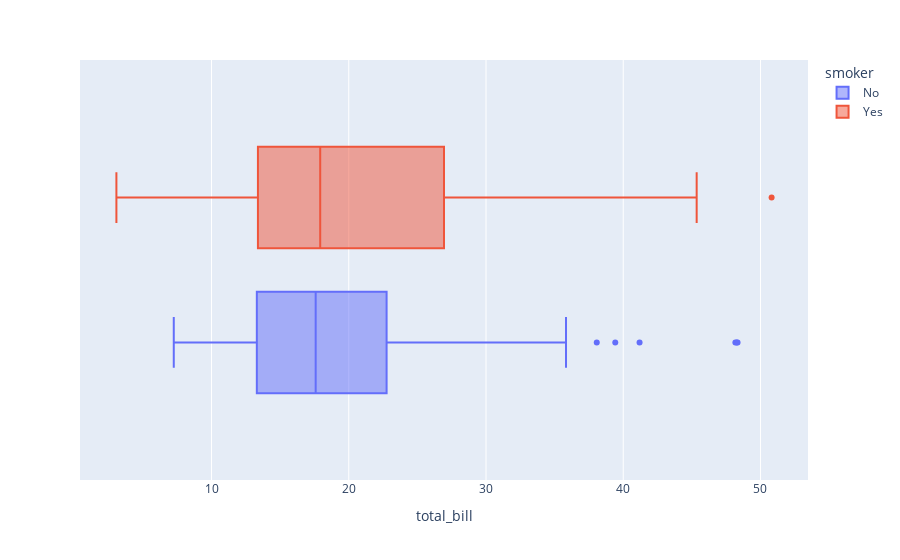

Notebook source saved alongside this figure:
### Code cell
px.box(tips, 'total_bill', color='smoker')

### Figure 1 — Plotly figure (JSON) as saved in the notebook; plotly's stock layout.template omitted (floating-point values rounded to 4 significant figures; data arrays with more than 128 entries replaced by an {"elided": "..."} marker saying what was removed)
{"data": [{"alignmentgroup": "True", "hovertemplate": "smoker=No<br>total_bill=%{x}<extra></extra>", "legendgroup": "No", "marker": {"color": "#636efa"}, "name": "No", "notched": false, "offsetgroup": "No", "orientation": "h", "showlegend": true, "type": "box", "x": {"elided": "151 float values"}, "x0": " ", "xaxis": "x", "y0": " ", "yaxis": "y"}, {"alignmentgroup": "True", "hovertemplate": "smoker=Yes<br>total_bill=%{x}<extra></extra>", "legendgroup": "Yes", "marker": {"color": "#EF553B"}, "name": "Yes", "notched": false, "offsetgroup": "Yes", "orientation": "h", "showlegend": true, "type": "box", "x": [45.35, 44.3, 50.81, 43.11, 40.55, 38.73, 40.17, 38.01, 32.83, 34.63, 34.65, 32.9, 31.85, 30.46, 30.06, 32.68, 30.14, 28.97, 28.44, 27.18, 28.15, 26.86, 27.28, 26.59, 24.27, 24.01, 28.17, 25.21, 25.89, 22.67, 25.28, 22.12, 23.1, 22.42, 21.01, 23.33, 20.9, 20.29, 23.17, 20.53, 19.44, 20.49, 17.89, 19.81, 17.92, 18.71, 18.15, 18.29, 17.51, 15.69, 16, 16.4, 16.27, 15.36, 15.48, 16.47, 15.01, 16.82, 15.69, 15.81, 16.58, 15.53, 14.48, 15.38, 16.32, 13.42, 13.81, 12.9, 12.6, 13.51, 13, 13, 13.27, 12.74, 12.03, 12.76, 14.31, 11.59, 12.16, 13.42, 11.24, 11.02, 10.59, 11.35, 10.63, 10.34, 10.09, 8.58, 7.74, 9.6, 5.75, 7.25, 3.07], "x0": " ", "xaxis": "x", "y0": " ", "yaxis": "y"}], "layout": {"boxmode": "group", "legend": {"title": {"text": "smoker"}, "tracegroupgap": 0}, "margin": {"t": 60}, "xaxis": {"anchor": "y", "domain": [0, 1], "title": {"text": "total_bill"}}, "yaxis": {"anchor": "x", "domain": [0, 1]}}}
